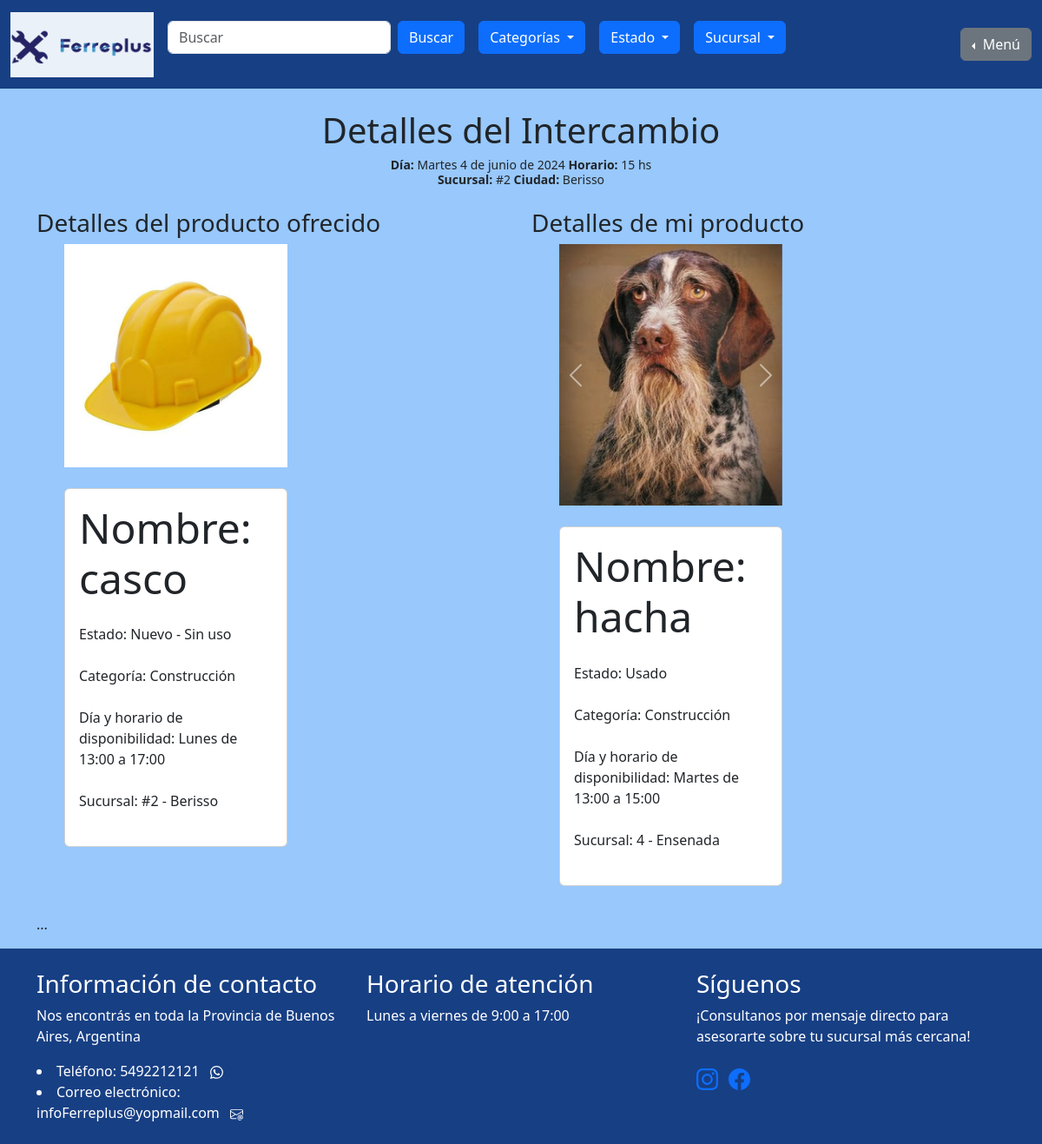
The app's page /intercambiar_producto/ver_detalle/18/ (signed in) with its own data.
### intercambiar_producto/models.py (models this page shows, shortened)
class Intercambio(models.Model):
    ESTADOS = (
        ('pendiente', 'Pendiente'),
        ('aceptado', 'Aceptado'),
        ('rechazado', 'Rechazado'),
        ('realizado', 'Realizado'),
        ('cancelado', 'Cancelado'),
        ('ausente', 'Ausente'),
    )
    producto_solicitante = models.ForeignKey(Producto, related_name='intercambios_solicitados', on_delete=models.CASCADE)
    producto_receptor = models.ForeignKey(Producto, related_name='intercambios_recibidos', on_delete=models.CASCADE)
    cliente_solicitante = models.ForeignKey(User, related_name='solicitudes_realizadas', on_delete=models.CASCADE)
    cliente_receptor = models.ForeignKey(User, related_name='solicitudes_recibidas', on_delete=models.CASCADE)
    estado = models.CharField(max_length=10, choices=ESTADOS, default='pendiente')
    fecha_solicitud = models.DateTimeField(auto_now_add=True)
    dia = models.CharField(max_length=20, blank=True)
    fecha = models.DateField(null=True, blank=True)
    horario = models.IntegerField()

### mis_productos/models.py (models this page shows, shortened)
class Producto(models.Model):
    id = models.AutoField(primary_key=True)
    cliente = models.ForeignKey(User, on_delete=models.CASCADE)
    nombre = models.CharField(max_length=100)
    estado = models.CharField(max_length=100)
    categoria = models.CharField(max_length=100)
    dias = models.CharField(max_length=100, default="")
    horario_inicio = models.CharField(max_length=100)
    horario_fin = models.CharField(max_length=100)
    sucursal = models.ForeignKey(Sucursal, on_delete=models.SET_NULL, null=True)
    imagen_principal = models.ImageField(upload_to='imagenes/')
    imagen_extra1 = models.ImageField(upload_to='imagenes/', blank=True, null=True)
    imagen_extra2 = models.ImageField(upload_to='imagenes/', blank=True, null=True)
    imagen_extra3 = models.ImageField(upload_to='imagenes/', blank=True, null=True)
    slug = models.SlugField(null=True, blank=True)

### gestion_de_sucursales/models.py (models this page shows)
class Sucursal(models.Model):
    nombre = models.CharField(max_length=200, primary_key=True)
    ciudad = models.CharField(max_length=200, null=False)
    def __str__(self):
        return self.nombre

### iniciar_sesion/decoradores.py (the view)
    def wrapper_func(request, *args, **kwargs):
        if request.user.is_authenticated and not request.user.is_staff and not request.user.is_superuser :
            return view_func(request, *args, **kwargs)
        else:
            return redirect("homepage")

### iniciar_sesion/decoradores.py (called while the page is built)
def soy_cliente(view_func):
    def wrapper_func(request, *args, **kwargs):
        if request.user.is_authenticated and not request.user.is_staff and not request.user.is_superuser :
            return view_func(request, *args, **kwargs)
        else:
            return redirect("homepage")
    return wrapper_func

### intercambiar_producto/views.py (called while the page is built, shortened)
@soy_cliente
def detalle_intercambio(request, solicitud_id):
    solicitud = Intercambio.objects.get(id=solicitud_id)
    context = {
        'solicitud': solicitud
    }
    return render(request, 'intercambiar_producto/ver_detalle.html', context)

### intercambiar_producto/templates/intercambiar_producto/ver_detalle.html (shortened to what this page needs)
{% extends "homepage/base.html" %}
{% block content %}
<div class="container">
  <h1 class="text-center">Detalles del Intercambio</h1>
  <div class="mb-4 text-center">
    <h6 class="small">
        <strong>Día:</strong> {{ solicitud.dia }} {{ solicitud.fecha }}<strong> Horario:</strong> {{ solicitud.horario }} hs <br>
        <strong>Sucursal:</strong> {{ solicitud.producto_solicitante.sucursal }} <strong>Ciudad:</strong> {{ solicitud.producto_solicitante.sucursal.ciudad }} <br>
    </h6>
    </div>
  <div class="row">
    <div class="col-md-6">
      <h3>Detalles del producto ofrecido</h3>
      <ul>
        <div class="col-md-6">
            <div id="carouselExample" class="carousel slide mb-4">
                <div class="carousel-inner">
                    <div class="carousel-item active">
                        <img src="{{ solicitud.producto_solicitante.imagen_principal.url }}" class="d-block w-100" alt="...">
                    </div>
                </div>
                <button class="carousel-control-prev" type="button" data-bs-target="#carouselExample" data-bs-slide="prev">
                    <span class="carousel-control-prev-icon" aria-hidden="true"></span>
                </button>
                <button class="carousel-control-next" type="button" data-bs-target="#carouselExample" data-bs-slide="next">
                    <span class="carousel-control-next-icon" aria-hidden="true"></span>
                </button>
            </div>
            <div class="card">
                <div class="card-body">
                    <div class="mb-4">
                        <h5 class="display-5">Nombre: {{ solicitud.producto_solicitante.nombre }}</h5>
                    </div>
                    <div class="mb-4">
                        <h8 class="display-8">Estado: {{ solicitud.producto_solicitante.estado }}</h8>
                    </div>
                    <div class="mb-4">
                        <h8 class="display-8">Categoría: {{ solicitud.producto_solicitante.categoria }}</h8>
                    </div>
                    <div class="mb-4">
                        <h8 class="display-8">Día y horario de disponibilidad: {{ solicitud.producto_solicitante.dias }} de {{ solicitud.producto_solicitante.horario_inicio }} a {{ solicitud.producto_solicitante.horario_fin }}</h8>
                    </div>
                    <div class="mb-4">
                        <h8 class="display-8">Sucursal: {% if not solicitud.producto_solicitante.sucursal %}Sucursal Inactiva{% else %}{{ solicitud.producto_solicitante.sucursal.nombre }} - {{ solicitud.producto_solicitante.sucursal.ciudad }}{% endif %}</h8>
                    </div>
                </div>
            </div>
        </div>
      </ul>
    </div>
    <div class="col-md-6">
      <h3>Detalles de mi producto </h3>
      <ul>
        <div class="col-md-6">
            <div id="carouselExample" class="carousel slide mb-4">
                <div class="carousel-inner">
                    <div class="carousel-item active">
                        <img src="{{ solicitud.producto_receptor.imagen_principal.url }}" class="d-block w-100" alt="...">
                    </div>
                </div>
                <button class="carousel-control-prev" type="button" data-bs-target="#carouselExample" data-bs-slide="prev">
                    <span class="carousel-control-prev-icon" aria-hidden="true"></span>
                </button>
                <button class="carousel-control-next" type="button" data-bs-target="#carouselExample" data-bs-slide="next">
                    <span class="carousel-control-next-icon" aria-hidden="true"></span>
                </button>
            </div>
            <div class="card">
                <div class="card-body">
                    <div class="mb-4">
                        <h5 class="display-5">Nombre: {{ solicitud.producto_receptor.nombre }}</h5>
                    </div>
                    <div class="mb-4">
                        <h8 class="display-8">Estado: {{ solicitud.producto_receptor.estado }}</h8>
                    </div>
                    <div class="mb-4">
                        <h8 class="display-8">Categoría: {{ solicitud.producto_receptor.categoria }}</h8>
                    </div>
                    <div class="mb-4">
                        <h8 class="display-8">Día y horario de disponibilidad: {{ solicitud.producto_receptor.dias }} de {{ solicitud.producto_receptor.horario_inicio }} a {{ solicitud.producto_receptor.horario_fin }}</h8>
                    </div>
                    <div class="mb-4">
                        <h8 class="display-8">Sucursal: {% if not solicitud.producto_receptor.sucursal %}Sucursal Inactiva{% else %}{{ solicitud.producto_receptor.sucursal.nombre }} - {{ solicitud.producto_receptor.sucursal.ciudad }}{% endif %}</h8>
                    </div>
                </div>
            </div>
        </div>
      </ul>
    </div>
  </div>
  ...
</div>
{% endblock %}

### homepage/templates/homepage/base.html (style rules this page uses)
body { background-color: #98C8FC; }
body { min-height: 100vh; display: flex; flex-direction: column; }

### records on screen
Intercambio: dia "Martes", fecha "4 de junio de 2024", horario "15", producto_solicitante.sucursal "#2", producto_solicitante.sucursal.ciudad "Berisso", producto_solicitante.imagen_principal (picture), producto_solicitante.nombre "casco", producto_solicitante.estado "Nuevo - Sin uso", producto_solicitante.categoria "Construcción", producto_solicitante.dias "Lunes", producto_solicitante.horario_inicio "13:00", producto_solicitante.horario_fin "17:00", producto_solicitante.sucursal.nombre "#2", producto_receptor.imagen_principal (picture), producto_receptor.nombre "hacha", producto_receptor.estado "Usado", producto_receptor.categoria "Construcción", producto_receptor.dias "Martes", producto_receptor.horario_inicio "13:00", producto_receptor.horario_fin "15:00", producto_receptor.sucursal.nombre "4", producto_receptor.sucursal.ciudad "Ensenada"
